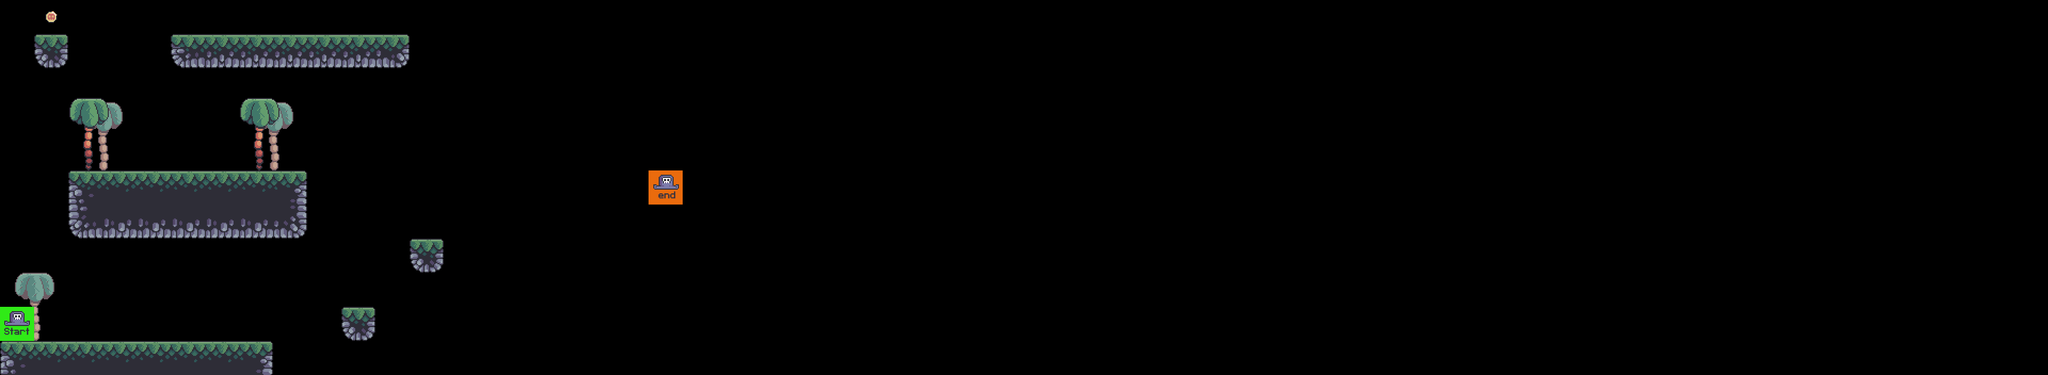

This is a level from a 2D game, rendered from its Tiled map with the project's own tilesets. A one-line summary and the map file follow, with tile-layer data summarised:
An orthogonal 60x11 tile map with 64x64 px tiles, 9 tile layers (bg_palms, terrain, grass, fg_palms, ...), 7 tilesets.

<map version="1.8" tiledversion="1.8.1" orientation="orthogonal" renderorder="right-down" width="60" height="11" tilewidth="64" tileheight="64" infinite="0" nextlayerid="14" nextobjectid="1">
 <editorsettings>
  <export target="../2/level_2.csv" format="csv" />
 </editorsettings>
 <tileset firstgid="1" source="../tilesets/terrain_tiles.tsx" />
 <tileset firstgid="17" source="../tilesets/coin_tiles.tsx" />
 <tileset firstgid="19" source="../tilesets/grass_tiles.tsx" />
 <tileset firstgid="24" source="../tilesets/palms.tsx" />
 <tileset firstgid="27" source="../tilesets/crate.tsx" />
 <tileset firstgid="28" source="../tilesets/player_tiles.tsx" />
 <tileset firstgid="30" source="../tilesets/enemy_tiles.tsx" />
 <layer id="5" name="bg_palms" width="60" height="11">
  <data>[660 cells, 3 non-empty, 1 distinct tile ids]</data>
 </layer>
 <layer id="1" name="terrain" width="60" height="11" opacity="0.9">
  <data>[660 cells, 32 non-empty, 10 distinct tile ids]</data>
 </layer>
 <layer id="3" name="grass" width="60" height="11">
  <data>[660 cells, 0 non-empty, 0 distinct tile ids]</data>
 </layer>
 <layer id="6" name="fg_palms" width="60" height="11">
  <data>[660 cells, 2 non-empty, 1 distinct tile ids]</data>
 </layer>
 <layer id="7" name="crates" width="60" height="11">
  <data>[660 cells, 0 non-empty, 0 distinct tile ids]</data>
 </layer>
 <layer id="2" name="coins" width="60" height="11">
  <data>[660 cells, 1 non-empty, 1 distinct tile ids]</data>
 </layer>
 <layer id="9" name="enemies" width="60" height="11">
  <data>[660 cells, 0 non-empty, 0 distinct tile ids]</data>
 </layer>
 <layer id="10" name="constraints" width="60" height="11">
  <data>[660 cells, 0 non-empty, 0 distinct tile ids]</data>
 </layer>
 <layer id="13" name="player" width="60" height="11">
  <data>[660 cells, 2 non-empty, 2 distinct tile ids]</data>
 </layer>
</map>
